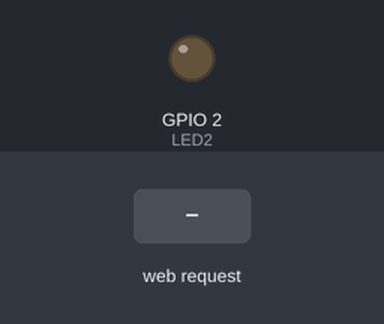
Bench run of a sketch on a simulated ESP32. Shown: output pins drawn as LEDs (lit = HIGH). The test bench sets the inputs (shaded band). WiFi joins after 1.5 s; servers stay silent unless stated; what the sketch prints to the serial monitor is not drawn.

Above: at 2.7 s.
2.8 s: HTTP request GET /on2 received
At 3.4 s:
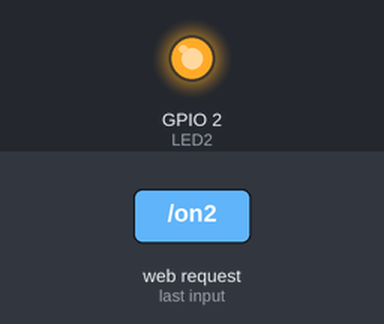
4.3 s: HTTP request GET /off2 received
At 4.6 s:
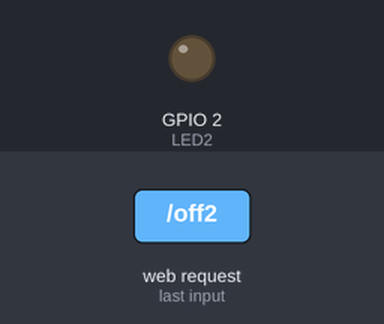
Timing chart, 0 to 7.3 s (numbered marks = the images above; inputs shaded):
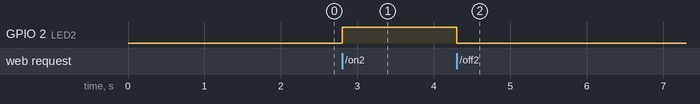

Measured:
- after the input at 2.8 s, GPIO 2 (LED2): LOW → HIGH at once
- after the input at 4.3 s, GPIO 2 (LED2): HIGH → LOW at once

The sketch:

Ejemplo_Wifi3.ino
```cpp
// KIO4.COM
// Enciende y apaga LED. Botones. Imágenes.

#include <WiFi.h>
const char* ssid = "";
const char* password = "";

WiFiServer server(80);

#define LED2  2    // LED en terminal 2
String estado = "";

void setup() {
  Serial.begin(115200);
  pinMode(LED2, OUTPUT);

// Conecta a la red wifi.
  Serial.println();
  Serial.print("Conectando con ");
  Serial.println(ssid);

  WiFi.begin(ssid, password);

  while (WiFi.status() != WL_CONNECTED) {
    delay(500);
    Serial.print(".");
  }
  Serial.println("Conectado con WiFi.");

  // Inicio del Servidor web.
  server.begin();
  Serial.println("Servidor web iniciado.");

  // Esta es la IP
  Serial.print("Esta es la IP para conectar: ");
  Serial.print("http://");
  Serial.println(WiFi.localIP());
}

void loop() {
  // Consulta si se ha conectado algún cliente.
  WiFiClient client = server.available();
  if (!client) {
    return;
  }

  Serial.print("Nuevo cliente: ");
  Serial.println(client.remoteIP());

  // Espera hasta que el cliente envíe datos.
  while(!client.available()){ delay(1); }

  /////////////////////////////////////////////////////
  // Lee la información enviada por el cliente.
  String req = client.readStringUntil('\r');
  Serial.println(req);

  // Realiza la petición del cliente.
       if (req.indexOf("on2") != -1) {digitalWrite(LED2, HIGH); estado = "Encendido";}
       if (req.indexOf("off2") != -1){digitalWrite(LED2, LOW); estado = "Apagado";}
       if (req.indexOf("consulta") != -1){
                       if (digitalRead(LED2)){estado = "Encendido";}
                       else {estado = "Apagado";}
                       }

  //////////////////////////////////////////////
  // Página WEB. ////////////////////////////
  client.println("HTTP/1.1 200 OK");
  client.println("Content-Type: text/html");
  client.println(""); //  Importante.
  client.println("<!DOCTYPE HTML>");
  client.println("<html>");
  client.println("<head><meta charset=utf-8></head>");
  client.println("<body><center><font face='Arial'>");
  client.println("<h1>Servidor web con ESP32.</h1>");
  //client.println("<h2><font color='#009900'>KIO4.COM - Juan A. Villalpando</font></h2>");

  client.println("<h2><font color='#009900'>Universidad Politécnica de Juventino Rosas </font></h2>");
  client.println("<img src='http://www.upjr.edu.mx/resources/img/logo_upjr.png'><br>");

  client.println("<a href='on2'><button>Enciende LED2</button></a>");
  client.println("<a href='off2'><button>Apaga LED2</button></a>");
  client.println("<a href='consulta'><button> Consulta estado </button></a><br>");
  client.println("<br><br>");
  if(estado == "Encendido") {
    client.print("<a href='off2'><button> Apaga el LED2 </button></a><br><br>");
    client.println("<img src='https://www.definicionabc.com/wp-content/uploads/2013/05/Foco.jpg'><br>");
  } else {
  client.print("<a href='on2'><button> Enciende el LED2 </button></a><br><br>");
  client.println("<img src='https://estatic1.lavinileria.com/1279-large_default/foco-off.jpg'><br>");
  }
  client.println("</font></center></body></html>");

  Serial.print("Cliente desconectado: ");
  Serial.println(client.remoteIP());
  client.flush();
  client.stop();
}
```
